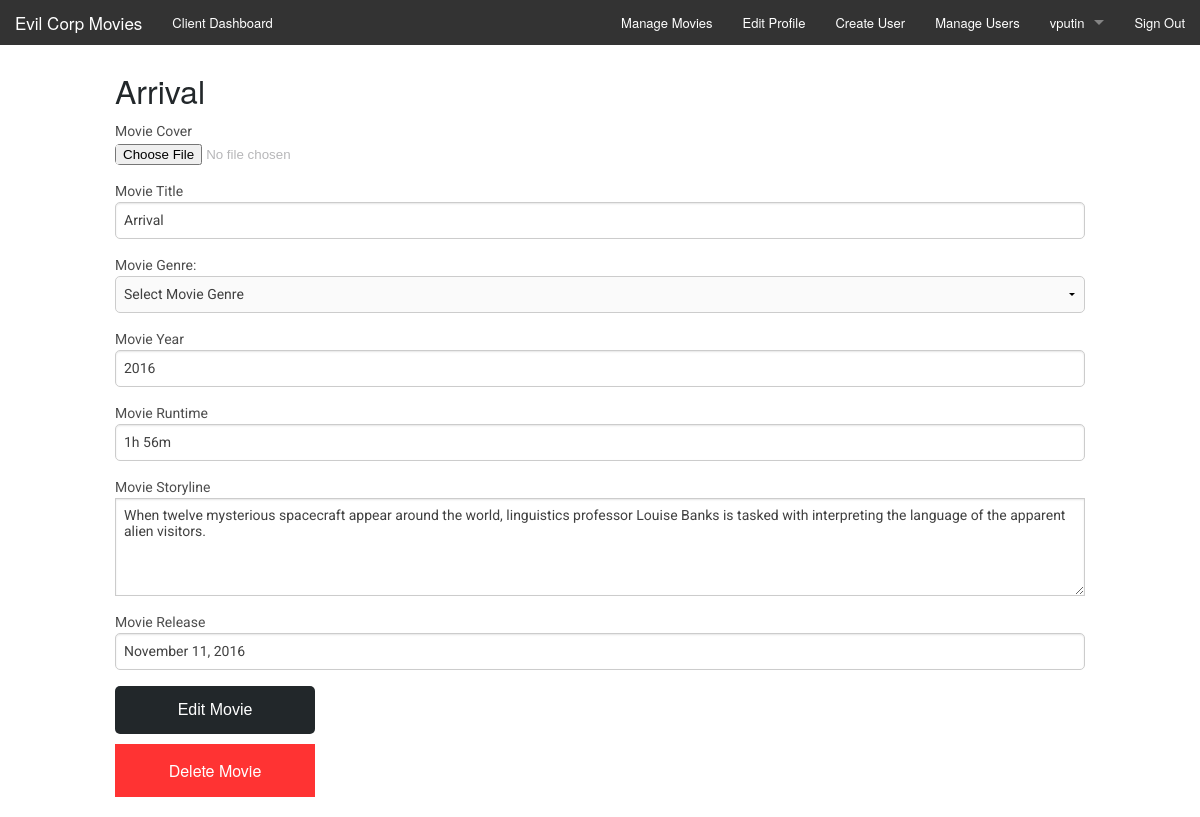
Screenshot of /admin/admin_editmovie.php?id=8 (signed in) with the database file from the repository.
### tables this page shows
CREATE TABLE IF NOT EXISTS `tbl_movies` (
  `movies_id` mediumint(8) UNSIGNED NOT NULL AUTO_INCREMENT,
  `movies_cover` varchar(75) NOT NULL DEFAULT 'cover_default.jpg',
  `movies_title` varchar(125) NOT NULL,
  `movies_year` varchar(5) NOT NULL,
  `movies_runtime` varchar(25) NOT NULL,
  `movies_storyline` text NOT NULL,
  `movies_trailer` varchar(75) NOT NULL DEFAULT 'trailer_default.jpg',
  `movies_release` varchar(125) NOT NULL,
  PRIMARY KEY (`movies_id`)
);

### admin/admin_editmovie.php (the view, shortened to what this page needs)
<?php
  require_once('phpscripts/connect.php');
  $movieid = $_GET['id'];
$queryMovie = "SELECT * FROM tbl_movies WHERE movies_id = {$movieid}";
$runMovie = mysqli_query($link, $queryMovie);
if(mysqli_num_rows($runMovie)){
  $foundmovie = mysqli_fetch_array($runMovie, MYSQLI_ASSOC);
  $mtitle = $foundmovie['movies_title'];
  $myear = $foundmovie['movies_year'];
  $mruntime = $foundmovie['movies_runtime'];
  $mstoryline = $foundmovie['movies_storyline'];
  $mrelease = $foundmovie['movies_release'];
}
?>
<!doctype html>
<html class="no-js" lang="en">
  <head>
  <?php include('../includes/head.php'); ?>
  </head>
  <body id="adminIndex">
	<?php include('includes/header.php'); ?>
	<div class="row">
	<div class="small-12 columns" id="userForm">
  <h2><?php echo $mtitle ?></h2>
	<form action="admin_editmovie.php?id=<?php echo $movieid ?>" method="post" enctype="multipart/form-data">
    <label>Movie Cover</label>
    <input type="file" name="mcover" value="">
		<label>Movie Title</label>
		<input type="text" name="mtitle" value="<?php echo $mtitle ?>">
    <label>Movie Genre:</label>
    <select name="mgenre">
      <option value="">Select Movie Genre</option>
    </select>
    <label>Movie Year</label>
    <input type="text" name="myear" value="<?php echo $myear ?>">
    <label>Movie Runtime</label>
    <input type="text" name="mruntime" value="<?php echo $mruntime ?>">
    <label>Movie Storyline</label>
    <textarea name="mstoryline" rows="5"><?php echo $mstoryline ?></textarea>
    <label>Movie Release</label>
    <input type="text" name="mrelease" value="<?php echo $mrelease ?>">
		<input type="submit" name="submit" value="Edit Movie" class="submitBut">
	</form>
  <a href="phpscripts/caller.php?caller_id=deletemovie&id=<?php echo $movieid?>"><button class="deleteBut">Delete Movie</button></a>
</div>
</div>
</body>
</html>

### admin/css/app.css (style rules this page uses)
a { -webkit-transition: color 0.2s ease-in-out; -moz-transition: color 0.2s ease-in-out; -ms-transition: color 0.2s ease-in-out; -o-transition: color 0.2s ease-in-out; transition: color 0.2s ease-in-out; color: #1f88e9; }
body { font-size: 16px; font-family: "Roboto", sans-serif; color: #b7b7b9; background-color: #121518; }
body#adminIndex { background-color: #fff; }
#userForm { margin-top: 20px; }
#userForm h2 { color: #22272a; font-size: 2em; }
#userForm label { margin: 0; padding: 0; cursor: default; }
#userForm input { border-radius: 5px; }
#userForm select { border-radius: 5px; }
.submitBut { padding: 15px; border: none; width: 200px; background-color: #22272a; color: #fff; cursor: pointer; font-size: 1em; -webkit-transition: all 0.2s ease-in-out; -moz-transition: all 0.2s ease-in-out; -ms-transition: all 0.2s ease-in-out; -o-transition: all 0.2s ease-in-out; transition: all 0.2s ease-in-out; }
.deleteBut { margin-top: 10px; padding: 15px; border: none; width: 200px; background-color: #ff3333; color: #fff; cursor: pointer; font-size: 1em; -webkit-transition: all 0.2s ease-in-out; -moz-transition: all 0.2s ease-in-out; -ms-transition: all 0.2s ease-in-out; -o-transition: all 0.2s ease-in-out; transition: all 0.2s ease-in-out; }

### rows the page displays
tbl_movies: movies_title "Arrival", mtitle "Arrival", myear "2016", mruntime "1h 56m", mstoryline "When twelve mysterious spacecraft appear around the world, linguistics professor Louise Banks is tasked with interpreting the language of the apparent alien visitors.", mrelease "November 11, 2016"

### other values shown
$_SESSION['user_name'] "vputin"
